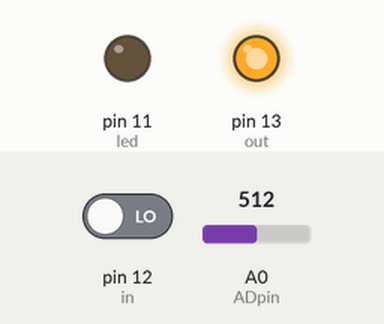
Recording of a sketch running on a simulated Arduino Uno, built with avr-gcc and run on an emulated ATmega328P. Parts: output pins drawn as LEDs (lit = HIGH). The test bench sets the inputs (shaded band); at power-on: A0 (ADpin) = 512, pin 12 (in) LOW.

Above: at 1.2 s.
1.3 s: A0 (ADpin) set to 22
2.8 s: A0 (ADpin) set to 17
At 3.1 s:
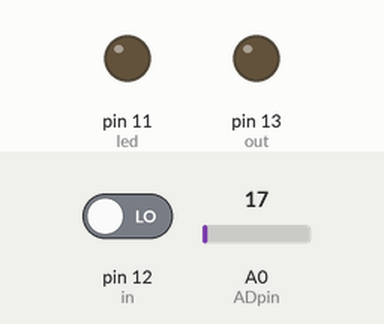
4.3 s: pin 12 (in) driven HIGH
At 5.5 s:
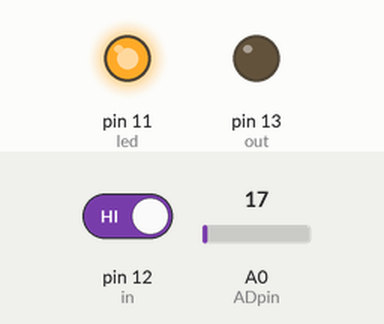
5.8 s: A0 (ADpin) set to 122
At 6.6 s:
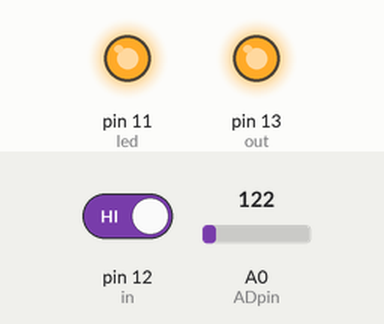
7.3 s: A0 (ADpin) set to 10
At 7.7 s:
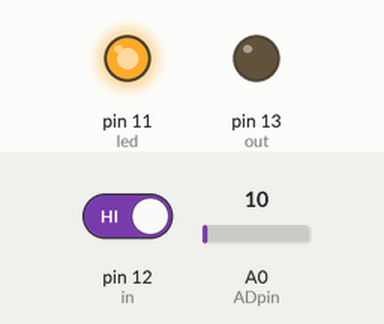
8.8 s: A0 (ADpin) set to 30
At 10.1 s:
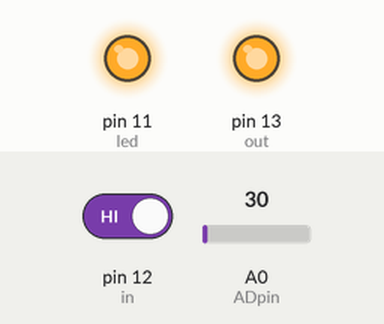
Timing chart, 0 to 11.3 s (numbered marks = the images above; inputs shaded):
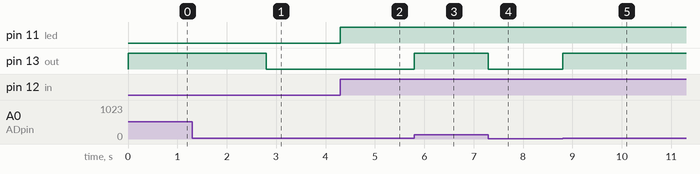

Measured:
- the behaviour switches between 20 and 19 on A0 (ADpin) (found by bisection; images 0 and 1)
- after the input at 1.3 s, every drawn part: stays the same
- after the input at 2.8 s, pin 13 (out): HIGH → LOW at once
- after the input at 4.3 s, pin 11 (led): LOW → HIGH at once
- after the input at 5.8 s, pin 13 (out): LOW → HIGH at once
- after the input at 7.3 s, pin 13 (out): HIGH → LOW at once
- after the input at 8.8 s, pin 13 (out): LOW → HIGH at once

The sketch:

project.ino
```cpp
//本系统从12引脚接收二进制数据，从13引脚输出二进制数据，接收到的数据通过一个发光二极管（连11引脚）和一个光电二极管（连A0引脚）进行传输
#define ADpin A0
#define led 11
#define in 12
#define out 13
#define T 1000

int numdata;
//bool start=false;


void setup() {
   pinMode(led,OUTPUT);
   pinMode(in,INPUT);
   pinMode(out, OUTPUT);
}

void loop() {
    //读取数据

    numdata = digitalRead(in);

    //判断传输是否开始
    //if(numdata==1){
    //  start=true;
    //}
   //if(start)
   //{
    //传输数据
    if(numdata==HIGH){
      digitalWrite(led,HIGH);
    }
    if(numdata==LOW){
      digitalWrite(led,LOW);
    }

    //数据处理
    if(analogRead(ADpin)>20){
       digitalWrite(out, HIGH);
    }
    else if(analogRead(ADpin)<20){
       digitalWrite(out, LOW);
    }
   //}
   //delay(T);
}
```
